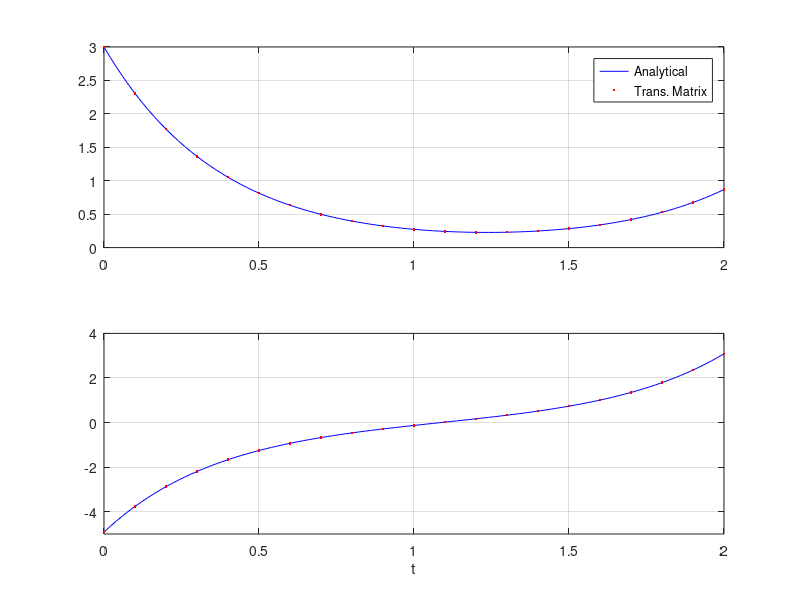
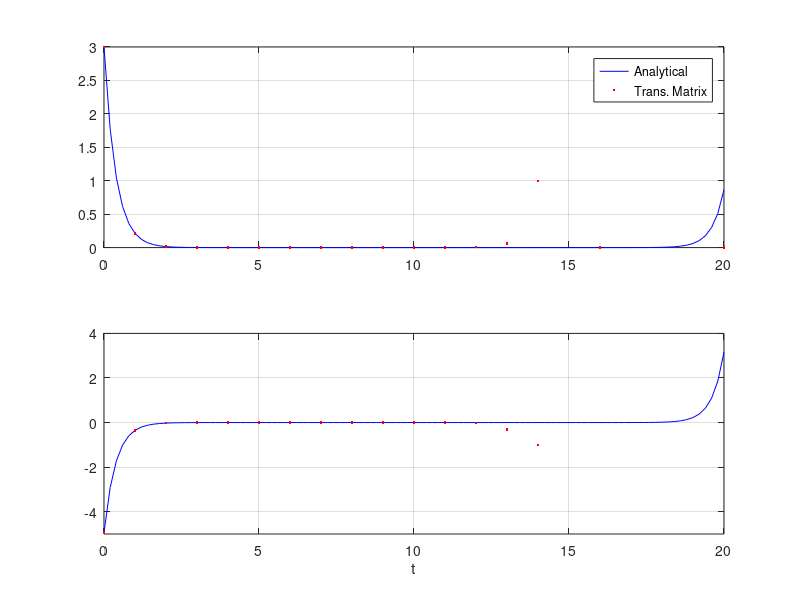

Recreate these plots in MATLAB, in order.
% Script p5_2_04c.m; 1st order system - analytic and TM solutions
% tf=2 and tf=20;                                     7/97, 3/29/02
%
A=-1; Q=4; N=1; x0=3; xf=1; Qf=30; Ab=A-N; Qb=Q-N^2; 
a=sqrt(Ab^2+Qb); tf1=[2 20];
for i=1:2, tf=tf1(i);
 % Analytical solution:
 t=tf*[0:.01:1]; T=tf*ones(1,101)-t; cf=cosh(a*tf); sf=sinh(a*tf);
 ct=cosh(a*t); st=sinh(a*t); sT=sinh(a*T); cT=cosh(a*T); c2=x0/sf;
 c1=(xf+a*c2/Qf)/(sf+(a*cf-Ab*sf)/Qf); xa=c1*st+c2*sT; 
 ua=-A*xa+a*(c1*ct-c2*cT); 
  % Transition matrix solution:
 b=Ab/a; ph1=cf+b*sf; ph2=-sf/a; ph3=-Qb*sf/a; ph4=cf-b*sf; 
 la0=(ph4-Qf*ph2)\((Qf*ph1-ph3)*x0-Qf*xf); t1=tf*[0:.05:1]; 
 ch=cosh(a*t1); sh=sinh(a*t1); ph1=ch+b*sh; ph2=-sh/a; ph3=-Qb*sh/a;
 ph4=ch-b*sh; x=ph1*x0+ph2*la0; la=ph3*x0+ph4*la0; u=-N*x-la;
 %
 figure(i); clf; subplot(211), plot(t,xa,'b',t1,x,'r.'); grid
 legend('Analytical','Trans. Matrix'); axis([0 tf 0 3])
 subplot(212), plot(t,ua,'b',t1,u,'r.'); grid; axis([0 tf -5 4]) 
 xlabel('t')
end
	
